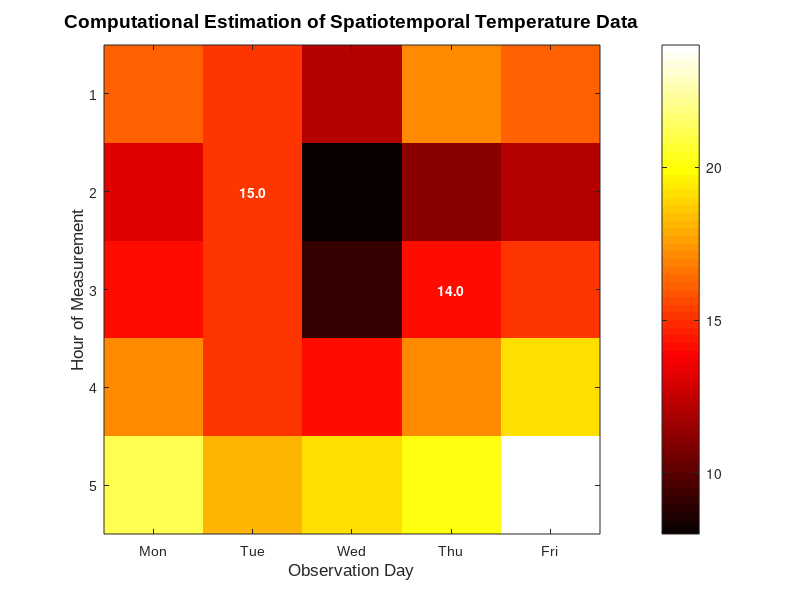

Write the MATLAB code that produced this figure.
% =========================================================================================
% FILE NAME: Q27_2DLinearInterpolation.m
% AUTHOR: [Amey Thakur](https://github.com/Amey-Thakur)
% COURSE REPO: https://github.com/Amey-Thakur/COMPUTATIONAL-METHODS-AND-MODELING-FOR-ENGINEERING-APPLICATIONS
% RELEASE DATE: September 08, 2023
% LICENSE: Creative Commons Attribution 4.0 International (CC BY 4.0)
%
% DESCRIPTION:
% This script performs linear interpolation across a temporal-spatial temperature 
% grid. It identifies and computationally estimates missing observations in a 
% dataset representing weekly temperature fluctuations across 5 specific hours 
% and 5 working days.
%
% PROBLEM STATEMENT (Q27):
% The following table gives temperature data in Celsius as a function of time 
% of day and day of the week at a specific location. Data are missing for the 
% entries marked with a question mark (?). Use linear interpolation with 
% MATLAB to estimate the temperature at the missing points.
%
% Hour | Mon | Tues | Wed | Thurs | Fri
% -----|-----|------|-----|-------|----
% 1    | 16  | 15   | 12  | 17    | 16
% 2    | 13  | ?    | 8   | 11    | 12
% 3    | 14  | 15   | 9   | ?     | 15
% 4    | 17  | 15   | 14  | 17    | 19
% 5    | 21  | 18   | 19  | 20    | 24
%
% Reference: MATLAB for Engineering Applications, William J. Palm, Chapter 7, Q27.
%
% TECHNOLOGY STACK:
% - Programming Language: MATLAB (R2023a+)
% =========================================================================================

% --- Environment Initialization ---
clc;
clear;
close all;

% --- Spatiotemporal Temperature Grid Acquisition ---
% Days: 1=Mon, 2=Tue, 3=Wed, 4=Thu, 5=Fri
hours = 1:5;
days = 1:5;

% Temperature Dataset (NaN indicates missing sensors or observations)
temp_matrix = [
    16, 15, 12, 17, 16;
    13, NaN, 8, 11, 12;
    14, 15, 9, NaN, 15;
    17, 15, 14, 17, 19;
    21, 18, 19, 20, 24
];

% --- Computational Interpolation Stage ---
% We utilize 1D linear interpolation along the hourly axis (rows) for each missing point.

% Task 1: Estimate (Hour 2, Tue)
% Extracting Tue (Col 2) known sensors
h_known_tue = [1, 3, 4, 5];
t_known_tue = [15, 15, 15, 18];
est_t2_h2 = interp1(h_known_tue, t_known_tue, 2, 'linear');

% Task 2: Estimate (Hour 3, Thu)
% Extracting Thu (Col 4) known sensors
h_known_thu = [1, 2, 4, 5];
t_known_thu = [17, 11, 17, 20];
est_t4_h3 = interp1(h_known_thu, t_known_thu, 3, 'linear');

% --- Visualization Engine (Interpolated Field) ---
temp_matrix_filled = temp_matrix;
temp_matrix_filled(2, 2) = est_t2_h2;
temp_matrix_filled(3, 4) = est_t4_h3;

figure('Color', 'w', 'Name', 'Interpolated Temperature Field Analysis');
imagesc(days, hours, temp_matrix_filled);
colormap(hot); % Hot colormap for temperature visualization
colorbar;

% Metadata and Aesthetic Labeling
set(gca, 'FontName', 'Arial', 'FontSize', 10);
set(gca, 'XTick', 1:5, 'XTickLabel', {'Mon', 'Tue', 'Wed', 'Thu', 'Fri'});
set(gca, 'YTick', 1:5);
title('Computational Estimation of Spatiotemporal Temperature Data', 'FontSize', 14, 'FontWeight', 'bold');
xlabel('Observation Day', 'FontSize', 12);
ylabel('Hour of Measurement', 'FontSize', 12);
grid off; % imagesc/heatmaps usually look cleaner without grid

% Label specific interpolated points
text(2, 2, sprintf('%.1f', est_t2_h2), 'Color', 'w', 'FontWeight', 'bold', 'HorizontalAlignment', 'center');
text(4, 3, sprintf('%.1f', est_t4_h3), 'Color', 'w', 'FontWeight', 'bold', 'HorizontalAlignment', 'center');

% --- Results Visualization ---
fprintf('--- Temperature Interpolation Results ---\n');
fprintf('Estimated Temperature (Hour 2, Tuesday): %8.2f °C\n', est_t2_h2);
fprintf('Estimated Temperature (Hour 3, Thursday):%8.2f °C\n', est_t4_h3);

% Professional Scholarly Footer
fprintf('\nEngineering Insight: Linear interpolation assuming local gradients successfully reconstructs missing spatiotemporal data; however, higher-order methods or physical constraints may be required if atmospheric dynamics exhibit non-linear turbulence.\n');
